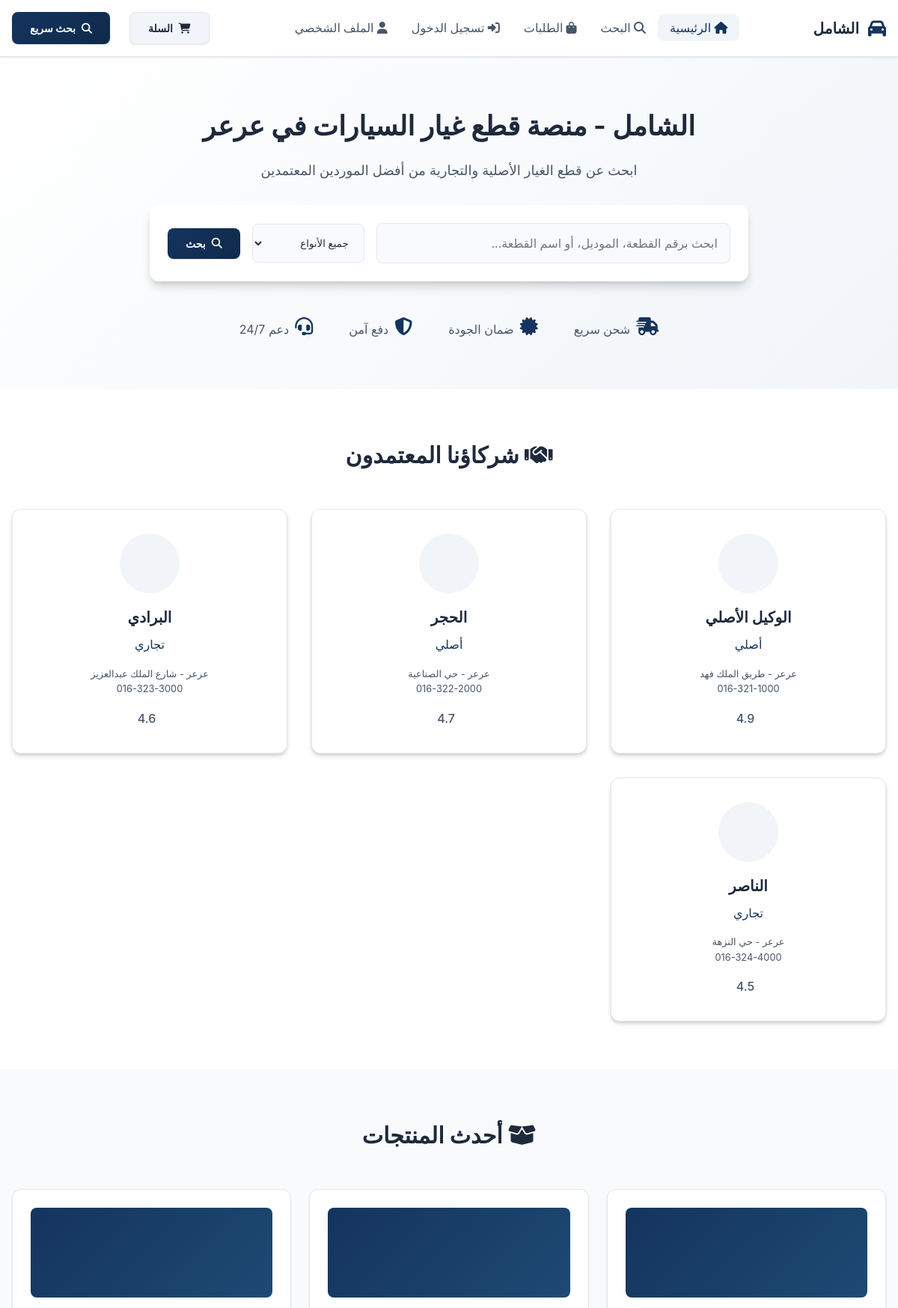
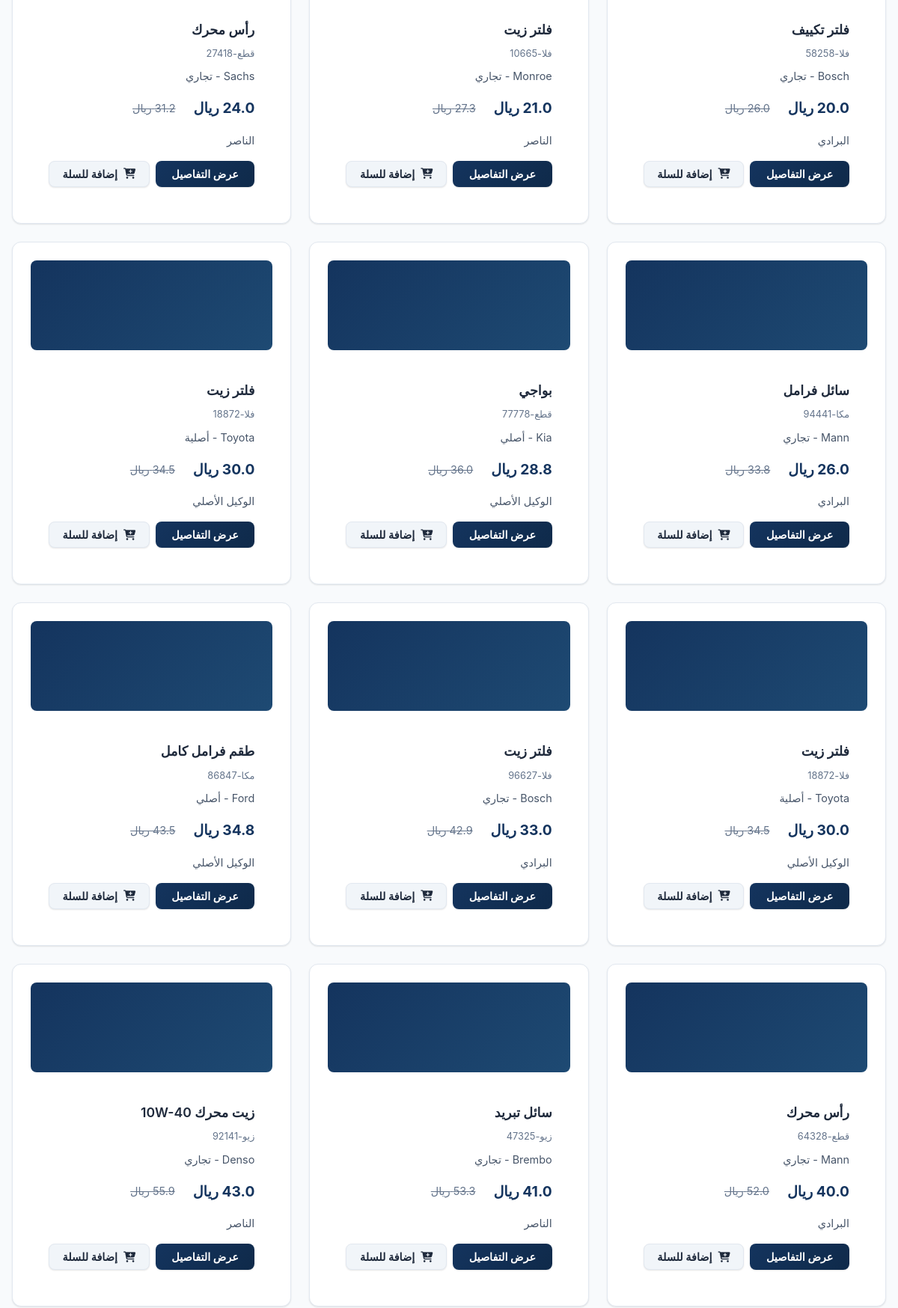
The page / (upper part) on the database its author committed (2 pictures, top to bottom).
### tables this page shows
CREATE TABLE suppliers (
            id INTEGER PRIMARY KEY AUTOINCREMENT,
            name TEXT UNIQUE NOT NULL,
            location TEXT,
            phone TEXT,
            email TEXT,
            type TEXT,
            rating REAL DEFAULT 4.0,
            logo TEXT DEFAULT 'default_supplier.png',
            created_at TIMESTAMP DEFAULT CURRENT_TIMESTAMP
        );

CREATE TABLE products (
            id TEXT PRIMARY KEY,
            name TEXT NOT NULL,
            part_number TEXT NOT NULL,
            vin_compatible TEXT,
            model_compatible TEXT,
            supplier TEXT NOT NULL,
            price REAL NOT NULL,
            original_price REAL,
            type TEXT,
            brand TEXT,
            category TEXT,
            stock INTEGER DEFAULT 0,
            description TEXT,
            image TEXT DEFAULT 'default.jpg',
            warranty TEXT,
            weight TEXT,
            dimensions TEXT,
            created_at TIMESTAMP DEFAULT CURRENT_TIMESTAMP,
            FOREIGN KEY (supplier) REFERENCES suppliers(name)
        );

### app.py (the view)
@app.route('/')
def index():
    conn = get_db_connection()
    suppliers = conn.execute('SELECT * FROM suppliers').fetchall()
    suppliers_dict = {s['name']: dict_from_row(s) for s in suppliers}
    products = conn.execute('''
        SELECT * FROM products
        ORDER BY price ASC
        LIMIT 12
    ''').fetchall()
    latest_products = []
    for p in products:
        product = dict_from_row(p)
        product['vin_compatible'] = json.loads(product['vin_compatible']) if product['vin_compatible'] else []
        product['model_compatible'] = json.loads(product['model_compatible']) if product['model_compatible'] else []
        latest_products.append(product)
    total_products = conn.execute('SELECT COUNT(*) FROM products').fetchone()[0]
    total_suppliers = conn.execute('SELECT COUNT(*) FROM suppliers').fetchone()[0]
    total_orders = conn.execute('SELECT COUNT(*) FROM orders').fetchone()[0]
    conn.close()
    return render_template('index.html',
                         suppliers=suppliers_dict,
                         latest_products=latest_products,
                         total_products=total_products,
                         total_suppliers=total_suppliers,
                         total_orders=total_orders)

### app.py (called while the page is built)
def dict_from_row(row):
    return dict(row) if row else None

### database.py (called while the page is built)
def get_db_connection():
    conn = sqlite3.connect(DB_PATH)
    conn.row_factory = sqlite3.Row
    return conn

### templates/index.html (shortened to what this page needs)
<!DOCTYPE html>
<html lang="ar" dir="rtl">
<head>
    <link rel="stylesheet" href="https://cdnjs.cloudflare.com/ajax/libs/font-awesome/6.4.0/css/all.min.css">
    <link rel="stylesheet" href="{{ url_for('static', filename='css/main.css') }}">
</head>
<body>
    <header class="header">
        <div class="container">
            <div class="header-content">
                <div class="logo">
                    <i class="fa-solid fa-car"></i>
                    <h1>الشامل</h1>
                </div>
                <nav class="nav">
                    <ul>
                        <li><a href="{{ url_for('index') }}" class="active"><i class="fa-solid fa-home"></i>
                                الرئيسية</a></li>
                        <li><a href="{{ url_for('search') }}"><i class="fa-solid fa-search"></i> البحث</a></li>
                        <li><a href="{{ url_for('orders') }}"><i class="fa-solid fa-shopping-bag"></i> الطلبات</a></li>
                        <li><a href="{{ url_for('admin') }}"><i class="fa-solid fa-sign-in-alt"></i> تسجيل الدخول</a>
                        </li>
                        <li><a href="{{ url_for('customer_dashboard') }}"><i class="fa-solid fa-user"></i> الملف
                                الشخصي</a></li>
                    </ul>
                </nav>
                <div class="header-actions">
                    <button class="btn btn-secondary" onclick="openCart()"
                        style="position: relative; margin-left: 10px;">
                        <i class="fa-solid fa-shopping-cart"></i> السلة
                    </button>
                    <button class="btn btn-primary" onclick="openSearchModal()">
                        <i class="fa-solid fa-search"></i> بحث سريع
                    </button>
                </div>
            </div>
        </div>
    </header>
    <section class="hero">
        <div class="container">
            <div class="hero-content">
                <h2>الشامل - منصة قطع غيار السيارات في عرعر</h2>
                <p>ابحث عن قطع الغيار الأصلية والتجارية من أفضل الموردين المعتمدين</p>
                <div class="hero-search">
                    <form action="{{ url_for('search') }}" method="GET" class="search-form">
                        <div class="search-input-group">
                            <input type="text" name="q" placeholder="ابحث برقم القطعة، الموديل، أو اسم القطعة..."
                                required>
                            <select name="type">
                                <option value="all">جميع الأنواع</option>
                            </select>
                            <button type="submit" class="btn btn-primary">
                                <i class="fa-solid fa-search"></i> بحث
                            </button>
                        </div>
                    </form>
                </div>
                <div class="hero-features">
                    <div class="feature">
                        <i class="fa-solid fa-shipping-fast" style="font-size: 1.5rem; margin-bottom: 0.5rem;"></i>
                        <span>شحن سريع</span>
                    </div>
                    <div class="feature">
                        <i class="fa-solid fa-certificate" style="font-size: 1.5rem; margin-bottom: 0.5rem;"></i>
                        <span>ضمان الجودة</span>
                    </div>
                    <div class="feature">
                        <i class="fa-solid fa-shield-alt" style="font-size: 1.5rem; margin-bottom: 0.5rem;"></i>
                        <span>دفع آمن</span>
                    </div>
                    <div class="feature">
                        <i class="fa-solid fa-headset" style="font-size: 1.5rem; margin-bottom: 0.5rem;"></i>
                        <span>دعم 24/7</span>
                    </div>
                </div>
            </div>
        </div>
    </section>
    <section class="suppliers">
        <div class="container">
            <h2 class="section-title"><i class="fa-solid fa-handshake"></i> شركاؤنا المعتمدون</h2>
            <div class="suppliers-grid">
                {% for supplier_id, supplier in suppliers.items() %}
                <div class="supplier-card">
                    <div class="supplier-logo">
                    </div>
                    <h3>{{ supplier.name }}</h3>
                    <p class="supplier-type">{{ supplier.type }}</p>
                    <div class="supplier-info">
                        <p>{{ supplier.location }}</p>
                        <p>{{ supplier.phone }}</p>
                        <div class="rating">
                            <span class="rating-text">{{ supplier.rating }}</span>
                        </div>
                    </div>
                </div>
                {% endfor %}
            </div>
        </div>
    </section>
    <section class="latest-products">
        <div class="container">
            <h2 class="section-title"><i class="fa-solid fa-box-open"></i> أحدث المنتجات</h2>
            <div class="products-grid">
                {% for product in latest_products %}
                <div class="product-card">
                    <div class="product-image">
                    </div>
                    <div class="product-info">
                        <h3>{{ product.name }}</h3>
                        <p class="product-part-number">{{ product.part_number }}</p>
                        <p class="product-brand">{{ product.brand }} - {{ product.type }}</p>
                        <div class="product-price">
                            <span class="current-price">{{ product.price }} ريال</span>
                            {% if product.original_price > product.price %}
                            <span class="original-price">{{ product.original_price }} ريال</span>
                            {% endif %}
                        </div>
                        <div class="product-supplier">
                            {{ product.supplier }}
                        </div>
                        <div class="product-actions">
                            <button class="btn btn-primary" onclick="viewProduct('{{ product.id }}')">
                                عرض التفاصيل
                            </button>
                            <button class="btn btn-secondary" onclick="addToCart('{{ product.id }}')"><i
                                    class="fa-solid fa-cart-plus"></i> إضافة للسلة</button>
                        </div>
                    </div>
                </div>
                {% endfor %}
            </div>
        </div>
    </section>
</body>
</html>

### rows shown on the page
suppliers: name "الوكيل الأصلي", type "أصلي", location "عرعر - طريق الملك فهد", phone "016-321-1000", rating "4.9"
suppliers: name "الحجر", type "أصلي", location "عرعر - حي الصناعية", phone "016-322-2000", rating "4.7"
suppliers: name "البرادي", type "تجاري", location "عرعر - شارع الملك عبدالعزيز", phone "016-323-3000", rating "4.6"
suppliers: name "الناصر", type "تجاري", location "عرعر - حي النزهة", phone "016-324-4000", rating "4.5"
products: name "فلتر تكييف", part_number "فلا-58258", type "تجاري", original_price "26.0", supplier "البرادي"
products: name "فلتر زيت", part_number "فلا-10665", type "تجاري", price "21.0", original_price "27.3", supplier "الناصر"
products: name "رأس محرك", part_number "قطع-27418", type "تجاري", price "24.0", original_price "31.2", supplier "الناصر"
products: name "سائل فرامل", part_number "مكا-94441", type "تجاري", price "26.0", original_price "33.8", supplier "البرادي"
products: name "بواجي", part_number "قطع-77778", type "أصلي", price "28.8", original_price "36.0", supplier "الوكيل الأصلي"
products: name "فلتر زيت", part_number "فلا-18872", type "أصلية", original_price "34.5", supplier "الوكيل الأصلي"
products: name "فلتر زيت", part_number "فلا-18872", type "أصلية", price "30.0", original_price "34.5", supplier "الوكيل الأصلي"
products: name "فلتر زيت", part_number "فلا-96627", type "تجاري", price "33.0", original_price "42.9", supplier "البرادي"
products: name "طقم فرامل كامل", part_number "مكا-86847", type "أصلي", price "34.8", original_price "43.5", supplier "الوكيل الأصلي"
products: name "رأس محرك", part_number "قطع-64328", type "تجاري", original_price "52.0", supplier "البرادي"
products: name "سائل تبريد", part_number "زيو-47325", type "تجاري", price "41.0", original_price "53.3", supplier "الناصر"
products: name "زيت محرك 10W-40", part_number "زيو-92141", type "تجاري", original_price "55.9", supplier "الناصر"
